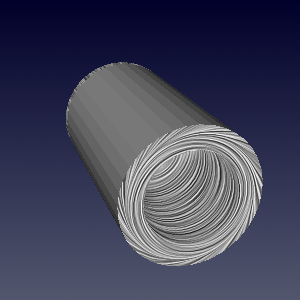

Generate this figure with Python:
#!/usr/bin/env python

# Test vtkCompositeSurfaceLICMapper: SurfaceLICCurvedContrastEnhancedBlended.

import vtkmodules.vtkInteractionStyle  # noqa: F401
import vtkmodules.vtkRenderingOpenGL2  # noqa: F401

import os

from vtkmodules.vtkCommonDataModel import vtkDataObject
from vtkmodules.vtkIOXML import vtkXMLPolyDataReader
from vtkmodules.vtkRenderingCore import (
    vtkActor,
    vtkRenderWindow,
    vtkRenderWindowInteractor,
    vtkRenderer,
)
from vtkmodules.vtkRenderingLICOpenGL2 import (
    vtkCompositeSurfaceLICMapper,
    vtkSurfaceLICInterface,
)

# Read data
data_dir = os.environ.get("VPE_DATA_DIR", os.path.dirname(os.path.abspath(__file__)))
reader = vtkXMLPolyDataReader()
reader.SetFileName(os.path.join(data_dir, "disk_out_ref_surface.vtp"))
reader.Update()
data_obj = reader.GetOutputDataObject(0)

# Mapper
lic_mapper = vtkCompositeSurfaceLICMapper()
lic_mapper.SetInputArrayToProcess(
    0, 0, 0, vtkDataObject.FIELD_ASSOCIATION_POINTS_THEN_CELLS, "V")
lic_mapper.SetInputDataObject(data_obj)

# LIC interface parameters
lic_interface = lic_mapper.GetLICInterface()
lic_interface.SetNumberOfSteps(40)
lic_interface.SetStepSize(0.4)
lic_interface.SetEnhancedLIC(1)
lic_interface.SetNormalizeVectors(1)
lic_interface.SetGenerateNoiseTexture(0)
lic_interface.SetNoiseType(1)
lic_interface.SetNoiseTextureSize(200)
lic_interface.SetNoiseGrainSize(2)
lic_interface.SetMinNoiseValue(0.0)
lic_interface.SetMaxNoiseValue(1.0)
lic_interface.SetNumberOfNoiseLevels(256)
lic_interface.SetImpulseNoiseProbability(1.0)
lic_interface.SetImpulseNoiseBackgroundValue(0.0)
lic_interface.SetNoiseGeneratorSeed(1)
lic_interface.SetEnhanceContrast(1)
lic_interface.SetLowLICContrastEnhancementFactor(0.0)
lic_interface.SetHighLICContrastEnhancementFactor(0.0)
lic_interface.SetLowColorContrastEnhancementFactor(0.0)
lic_interface.SetHighColorContrastEnhancementFactor(0.0)
lic_interface.SetAntiAlias(0)
lic_interface.SetColorMode(0)
lic_interface.SetLICIntensity(0.8)
lic_interface.SetMapModeBias(0.0)
lic_interface.SetMaskOnSurface(0)
lic_interface.SetMaskThreshold(0.0)
lic_interface.SetMaskIntensity(0.0)
lic_interface.SetMaskColor([1.0, 0.0, 0.84705])

# Actor
lic_actor = vtkActor()
lic_actor.SetMapper(lic_mapper)

# Renderer
renderer = vtkRenderer()
renderer.AddActor(lic_actor)
renderer.SetBackground(0.3216, 0.3412, 0.4314)
renderer.SetBackground2(0.0, 0.0, 0.1647)
renderer.GradientBackgroundOn()

# Render window
render_window = vtkRenderWindow()
render_window.SetSize(300, 300)
render_window.AddRenderer(renderer)
render_window.SetWindowName("surface lic curved contrast enhanced blended")

# Interactor
interactor = vtkRenderWindowInteractor()
interactor.SetRenderWindow(render_window)

# Functional render for OpenGL context check
render_window.Render()

if not vtkSurfaceLICInterface.IsSupported(render_window):
    print("WARNING: Surface LIC not supported, skipping.")
else:
    # Scene
    camera = renderer.GetActiveCamera()
    camera.SetFocalPoint(-1.88, -0.98, -1.04)
    camera.SetPosition(13.64, 4.27, -31.59)
    camera.SetViewAngle(30)
    camera.SetViewUp(0.41, 0.83, 0.35)
    renderer.ResetCamera()

    interactor.Initialize()
    interactor.Start()
